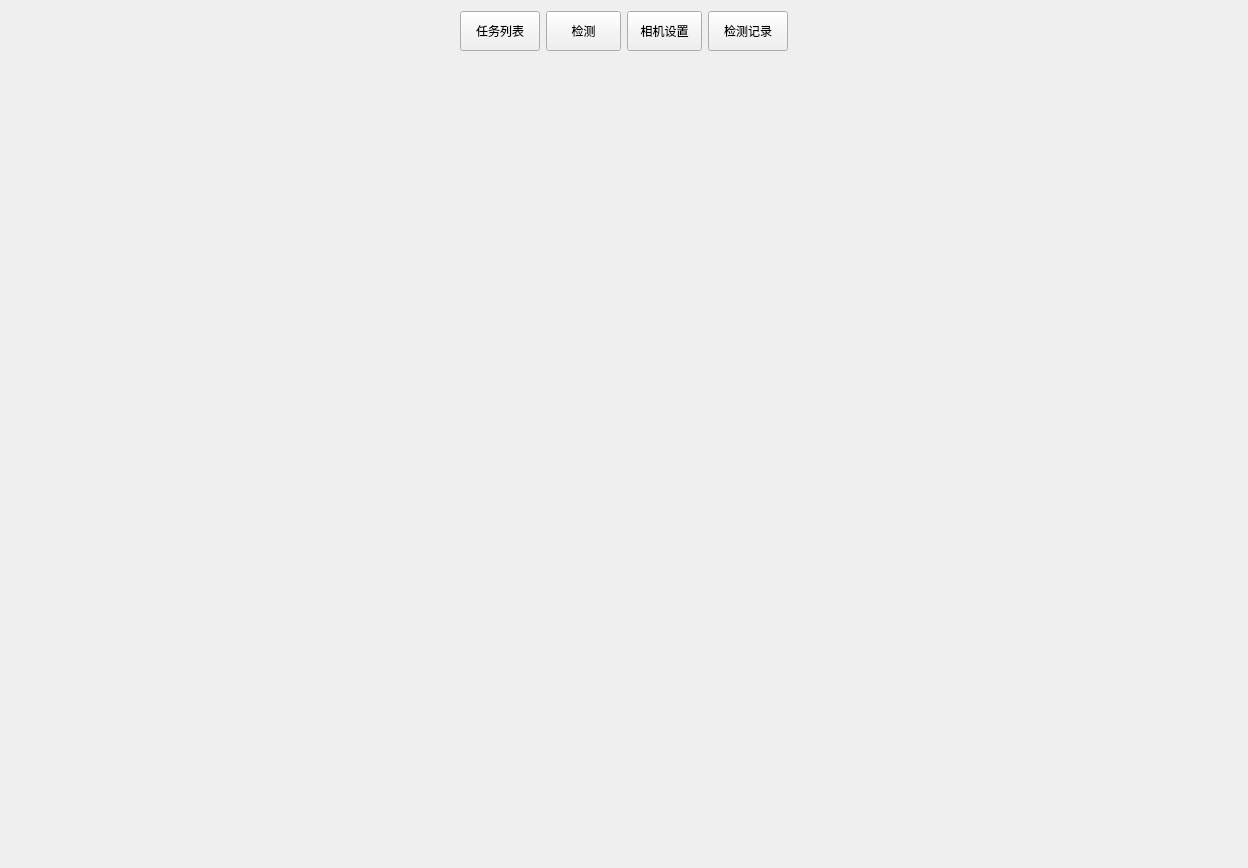
<?xml version="1.0" encoding="UTF-8"?>
<ui version="4.0">
 <class>Form</class>
 <widget class="QWidget" name="Form">
  <property name="geometry">
   <rect>
    <x>0</x>
    <y>0</y>
    <width>1248</width>
    <height>868</height>
   </rect>
  </property>
  <property name="windowTitle">
   <string>Form</string>
  </property>
  <layout class="QVBoxLayout" name="verticalLayout">
   <item>
    <layout class="QHBoxLayout" name="horizontalLayout">
     <item>
      <spacer name="horizontalSpacer">
       <property name="orientation">
        <enum>Qt::Horizontal</enum>
       </property>
       <property name="sizeHint" stdset="0">
        <size>
         <width>40</width>
         <height>20</height>
        </size>
       </property>
      </spacer>
     </item>
     <item>
      <widget class="QPushButton" name="pushButton_1">
       <property name="minimumSize">
        <size>
         <width>50</width>
         <height>40</height>
        </size>
       </property>
       <property name="text">
        <string>任务列表</string>
       </property>
      </widget>
     </item>
     <item>
      <widget class="QPushButton" name="pushButton_2">
       <property name="sizePolicy">
        <sizepolicy hsizetype="Preferred" vsizetype="Preferred">
         <horstretch>0</horstretch>
         <verstretch>0</verstretch>
        </sizepolicy>
       </property>
       <property name="minimumSize">
        <size>
         <width>50</width>
         <height>40</height>
        </size>
       </property>
       <property name="maximumSize">
        <size>
         <width>75</width>
         <height>40</height>
        </size>
       </property>
       <property name="text">
        <string>检测</string>
       </property>
      </widget>
     </item>
     <item>
      <widget class="QPushButton" name="pushButton_3">
       <property name="minimumSize">
        <size>
         <width>50</width>
         <height>40</height>
        </size>
       </property>
       <property name="maximumSize">
        <size>
         <width>75</width>
         <height>40</height>
        </size>
       </property>
       <property name="text">
        <string>相机设置</string>
       </property>
      </widget>
     </item>
     <item>
      <widget class="QPushButton" name="pushButton_4">
       <property name="minimumSize">
        <size>
         <width>50</width>
         <height>40</height>
        </size>
       </property>
       <property name="text">
        <string>检测记录</string>
       </property>
      </widget>
     </item>
     <item>
      <spacer name="horizontalSpacer_2">
       <property name="orientation">
        <enum>Qt::Horizontal</enum>
       </property>
       <property name="sizeHint" stdset="0">
        <size>
         <width>40</width>
         <height>20</height>
        </size>
       </property>
      </spacer>
     </item>
    </layout>
   </item>
   <item>
    <widget class="QStackedWidget" name="stackedWidget"/>
   </item>
  </layout>
 </widget>
 <resources/>
 <connections/>
</ui>
